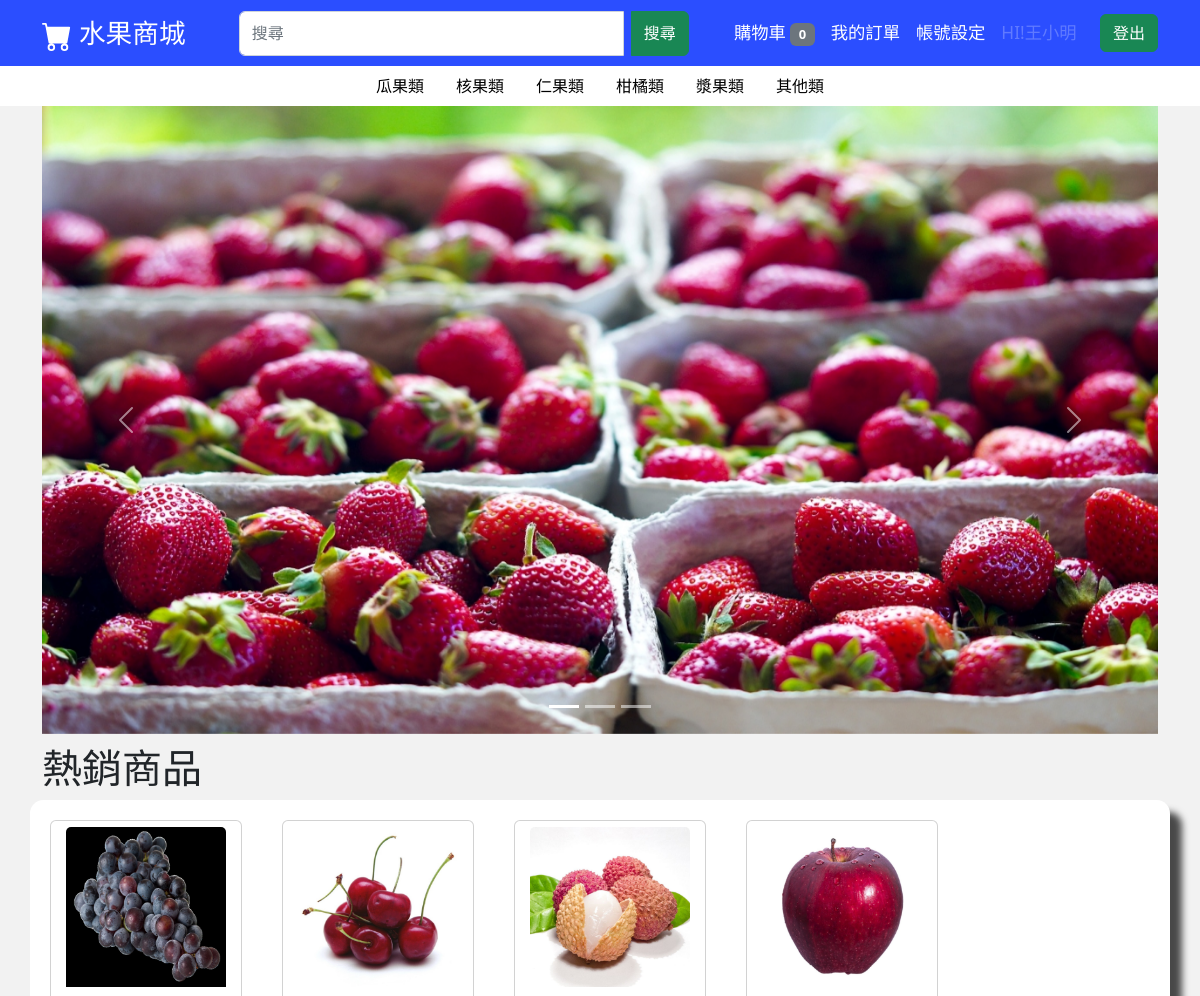
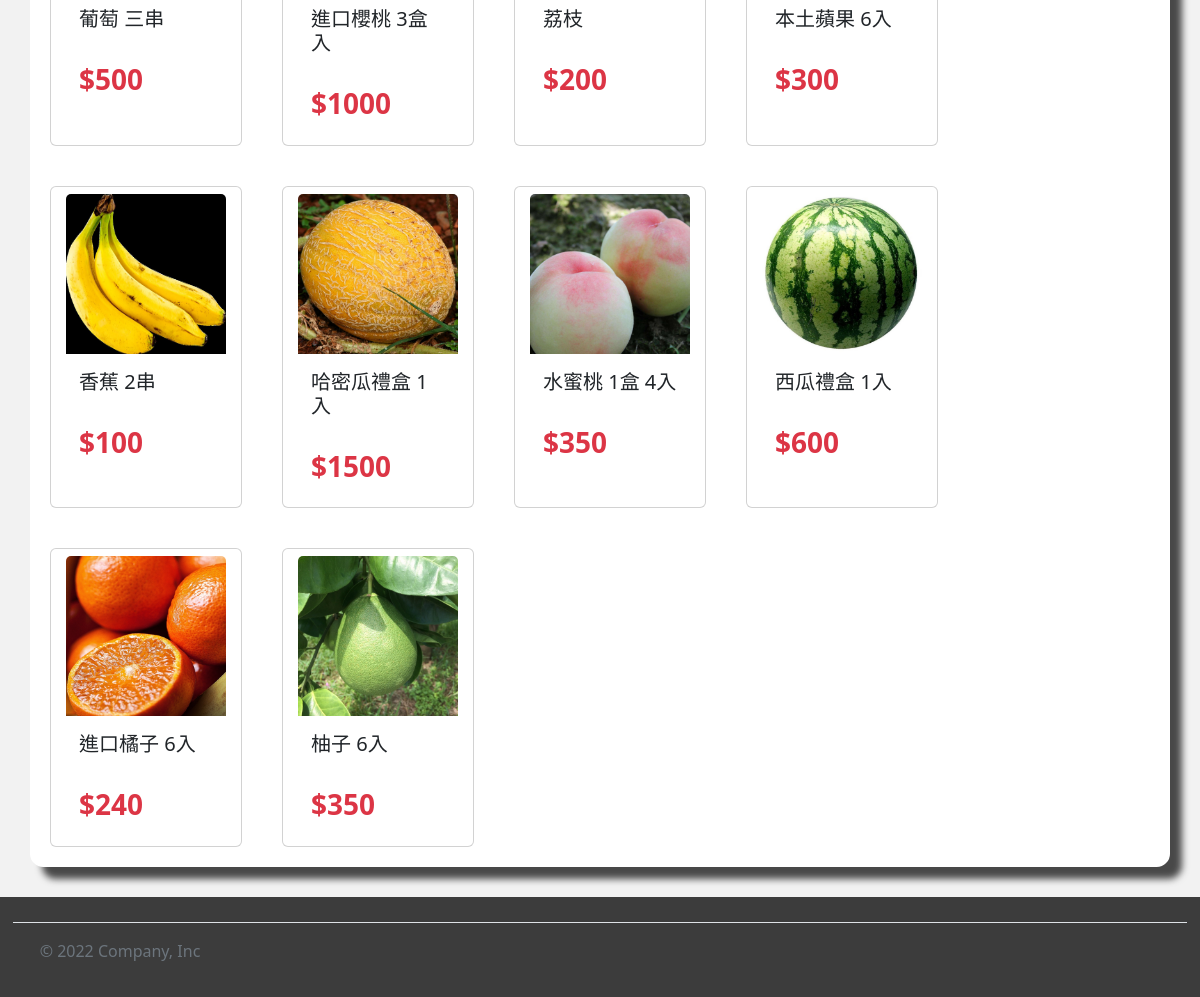
Screenshot of /html/home.php (signed in) with the database file from the repository (2 pictures, top to bottom).
### tables this page shows
CREATE TABLE `products` (
  `pID` varchar(20) NOT NULL,
  `pType` varchar(15) NOT NULL,
  `pName` varchar(20) NOT NULL,
  `pPrice` int(10) NOT NULL,
  `pQuantity` int(10) NOT NULL,
  `pImage` varchar(100) NOT NULL,
  `pIntroduce` varchar(100) NOT NULL,
  `pSales_volume` int(10) NOT NULL
);

### html/dbtools.inc.php (called while the page is built, shortened)
<?php
  function execute_sql($database, $sql, $link)
  {
    $result = mysql_query($sql, $link);
    return $result;
  }
?>

### html/home.php (the view, shortened to what this page needs)
<!DOCTYPE html>
<html lang="zh-Hant">
<head>
    <link href="https://cdn.jsdelivr.net/npm/bootstrap@5.2.2/dist/css/bootstrap.min.css" rel="stylesheet"
>
    <link rel="stylesheet" type="text/css" href="../css/home.css">
    <link rel="stylesheet" type="text/css" href="../css/all_Web.css">
</head>
<body>
    <div id="wrapper">
    <nav class="navbar navbar-dark navbar-expand-lg sticky-top">
        <div class="container">
            <a style="font-size: 20pt" class="navbar-brand" href="../html/home.php">
                水果商城
            </a>
            <div class="collapse navbar-collapse" id="navbarSupportedContent">
                <form style="width:450px" class="input-group mx-auto" id="Search" role="search" method="get" action="Inquire.php">
                    <input name="search" class="form-control me-2" type="search" placeholder="搜尋">
                    <button class="btn btn-success" type="submit">搜尋</button>
                </form>
                <ul class="navbar-nav align-items-center">
                    <li class="nav-item">
                        <a class="nav-link active" aria-current="page" href="../html/shopping_cart.php">
                            購物車
<?php
                        if(!empty($_SESSION['userID']))
                        {
                            require_once("dbtools.inc.php");
                            $link=create_connection();
                            $sql="call select_shappingCarNum(" . $_SESSION['userID'] . ")";
                            $result=execute_sql("shoppingdb", $sql, $link);
                            $car_num = mysql_fetch_row($result)[0];
                            if($car_num > 0)
                                echo "<span class=\"badge bg-danger\">$car_num</span>";
                            else
                                echo "<span class=\"badge bg-secondary\">0</span>";
                        }
                        else
                            echo "<span class=\"badge bg-secondary\">0</span>";
?>
                        </a>
                    </li>
                    <li class="nav-item">
                        <a class="nav-link active" href="../html/order.php">我的訂單</a>
                    </li>
                    <li class="nav-item dropdown">
                        <a class="nav-link active" href="../html/account.php">帳號設定</a>
                    </li>
<?php
                    if(!empty($_SESSION['userName']) && !empty($_SESSION['userID']))
                    {
                        echo
                        "<li style=\"width: 80pt;overflow: hidden;text-overflow: ellipsis;white-space:nowrap;\" class=\"nav-item\">
                            <a class=\"nav-link disabled\">HI!" . $_SESSION['userName'] . "</a>
                        </li>";
                    }
?>
                    <li class="nav-item">
<?php
                    if(!empty($_SESSION['userName']) && !empty($_SESSION['userID']))
                    {
                        echo "
                        <form method=\"post\">
                            <button name=\"distory\" value=\"distory\" type=\"submit\" class=\"btn btn-success\">登出</button>
                        </from>";
                    }
                    else
                    {
                        echo "<a class=\"nav-link\" href=\"../html/login.php\"><button type=\"button\"
                                class=\"btn btn-success\">登入</button></a>";
                    }
?>
                    </li>
                </ul>
            </div>
        </div>
    </nav>
    <header>
        <ul class="nav justify-content-center">
            <li class="nav-item">
                <a class="nav-link" href="../html/Inquire.php?search=melon">瓜果類</a>
            </li>
            <li class="nav-item">
                <a class="nav-link" href="../html/Inquire.php?search=drupe">核果類</a>
            </li>
            <li class="nav-item">
                <a class="nav-link" href="../html/Inquire.php?search=pome_fruit">仁果類</a>
            </li>
            <li class="nav-item">
                <a class="nav-link" href="../html/Inquire.php?search=tangerine">柑橘類</a>
            </li>
            <li class="nav-item">
                <a class="nav-link" href="../html/Inquire.php?search=berry">漿果類</a>
            </li>
            <li class="nav-item">
                <a class="nav-link" href="../html/Inquire.php?search=other">其他類</a>
            </li>
        </ul>
    </header>
    <main>
        <div class="container">
            <div class="col-md-auto">
                <div id="carouselExampleIndicators" class="carousel slide" data-bs-ride="carousel">
                    <div class="carousel-indicators">
                        <button type="button" data-bs-target="#carouselExampleIndicators" data-bs-slide-to="0"
                            class="active" aria-current="true" aria-label="Slide 1"></button>
                        <button type="button" data-bs-target="#carouselExampleIndicators" data-bs-slide-to="1"
                            aria-label="Slide 2"></button>
                        <button type="button" data-bs-target="#carouselExampleIndicators" data-bs-slide-to="2"
                            aria-label="Slide 3"></button>
                    </div>
                    <div class="carousel-inner">
                        <div class="carousel-item active">
                            <img src="../images/P1.jpg" class="d-block w-100" alt="...">
                        </div>
                    </div>
                    <button class="carousel-control-prev" type="button" data-bs-target="#carouselExampleIndicators"
                        data-bs-slide="prev">
                        <span class="carousel-control-prev-icon" aria-hidden="true"></span>
                    </button>
                    <button class="carousel-control-next" type="button" data-bs-target="#carouselExampleIndicators"
                        data-bs-slide="next">
                        <span class="carousel-control-next-icon" aria-hidden="true"></span>
                    </button>
                </div>
            </div>
        </div>
        <div style="margin-top: 10px;" class="container">
            <h1>熱銷商品</h1>
            <div style="border-radius:10pt; background:rgb(255, 255, 255); box-shadow: 12px 12px 7px rgba(0, 0, 0, 0.7);" id="display_area" class="row justify-content-md-center">
                <div class="col">
                    <div class="row">
                    <?php
                            require_once("dbtools.inc.php");
                            $link=create_connection();
                            $sql="call sales_ranking";
                            $result=execute_sql("shoppingdb", $sql, $link);
                            $data_num = 10;
                            $total_fields = mysql_num_fields($result);
                            $j = 1;
                            while ($row = mysql_fetch_row($result) and $j <= $data_num)
                            {
                                for($i = 0; $i < $total_fields; $i+=4)
                                {
                                echo "<div class=\"card\" style=\"width: 12rem; margin: 20px;\"  onclick=\"location.href='../html/register.php?num=" . $row[$i] . "'\">";
                                    echo "<img style=\"margin-top: 5pt;margin-left:auto;margin-right:auto;width: 120pt;height:120pt\" src=\"" . $row[$i+1] . " \" class=\"card-img-top\" alt=\"...\">
                                    <div class=\"card-body\">
                                        <h5 class=\"card-title;\">" . $row[$i+2] . "</h5><br>
                                        <h3 style=\"font-weight:bold;\" class=\"card-title text-danger\">$" . $row[$i+3] . "</h3>
                                    </div>";
                                }
                                $j++;
                                echo "</div>";
                            }
                        ?>
                    </div>
                </div>
            </div>
        </div>
    </main>
    </div>
    <div id="footer" class="container-fluid">
        <footer class="d-flex flex-wrap justify-content-between
                align-items-center py-3 my-4 border-top">
            <div class="col-md-4 d-flex align-items-center">
                <span style="margin-left: 20pt;" class="mb-3 mb-md-0 text-muted">&copy; 2022
                    Company, Inc</span>
            </div>
        </footer>
    </div>
</body>
</html>

### css/home.css (style rules this page uses)
body { background-color: rgb(242, 242, 242); }
nav { font-size: 13pt; background-color: rgb(43, 78, 255); }
header { background-color: rgb(255, 255, 255); }
.nav-link { color: rgb(0, 0, 0); }
#Search { height: 45px; }

### css/all_Web.css (style rules this page uses)
html, body { height: 100%; margin: 0; }
body { background-color: rgb(242, 242, 242); }
nav { font-size: 13pt; background-color: rgb(43, 78, 255); }
header { background-color: rgb(255, 255, 255); }
.nav-link { color: rgb(0, 0, 0); }
#Search { height: 45px; }
#wrapper { min-height: calc(100% - 130px); }
#footer { margin-top: 30px; height: 100px; border: 1pt solid rgb(60, 60, 60); background-color: rgb(60, 60, 60); }

### rows the page displays
products: pImage (picture), pName "葡萄 三串", pPrice "500"
products: pImage (picture), pName "進口櫻桃 3盒入", pPrice "1000"
products: $row[$i] 12 (drawn), pImage (picture), pName "荔枝", pPrice "200"
products: $row[$i] 1 (drawn), pImage (picture), pName "本土蘋果 6入", pPrice "300"
products: pImage (picture), pName "香蕉 2串", pPrice "100"
products: pImage (picture), pName "哈密瓜禮盒 1入", pPrice "1500"
products: pImage (picture), pName "水蜜桃 1盒 4入", pPrice "350"
products: pImage (picture), pName "西瓜禮盒 1入", pPrice "600"
products: pImage (picture), pName "進口橘子 6入", pPrice "240"
products: pImage (picture), pName "柚子 6入", pPrice "350"

### other values shown
$_SESSION['userName'] "王小明"
